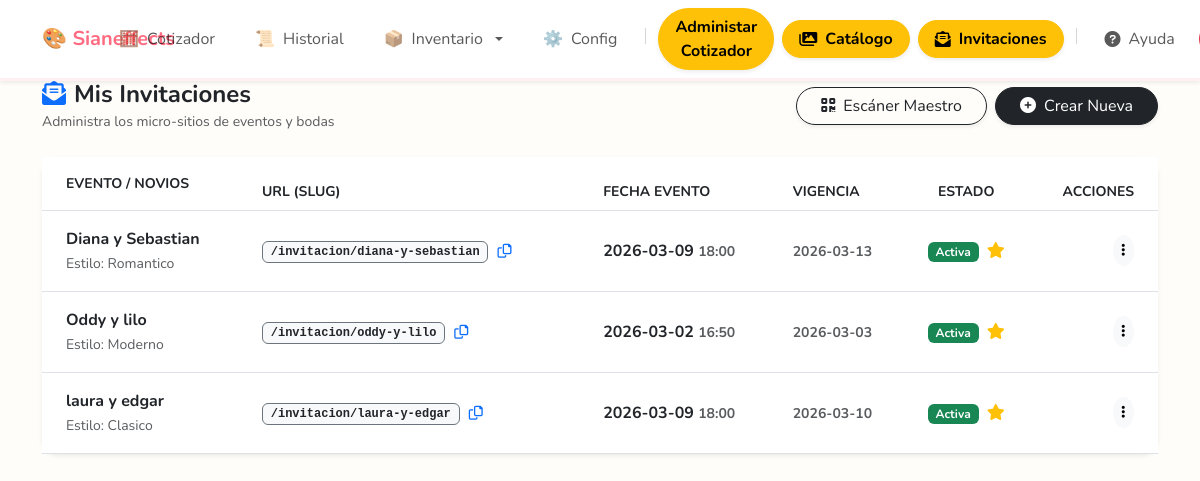
Screenshot of /admin/invitaciones (signed in) with the database file from the repository.
### tables this page shows
CREATE TABLE configuracion (id INTEGER PRIMARY KEY AUTOINCREMENT, user_id INTEGER, margen_ganancia INTEGER DEFAULT 200, nombre_empresa TEXT DEFAULT 'Mi Negocio', slogan TEXT DEFAULT 'Servicios Creativos', website TEXT DEFAULT '', inventario_activo BOOLEAN DEFAULT 0, ticket_bw BOOLEAN DEFAULT 0);

CREATE TABLE invitaciones (id INTEGER PRIMARY KEY AUTOINCREMENT,slug TEXT UNIQUE, config_json TEXT, musica_id INTEGER, fecha_evento DATETIME, vigencia DATETIME, datos_cliente_json TEXT, fotos_json TEXT, estilo_fuente TEXT DEFAULT 'clasico', color_fondo TEXT DEFAULT '#ffffff', url_fondo TEXT, foto_portada_url TEXT, mesas_regalos_json TEXT, dress_code TEXT, hospedaje_json TEXT, album_url TEXT, camara_premium BOOLEAN DEFAULT 0, color_acentos TEXT DEFAULT '#D4AF37', padres_novia TEXT, padres_novio TEXT, padrinos TEXT, frase_final TEXT, template_id TEXT DEFAULT 'clasico', tiene_modulo_invitados BOOLEAN DEFAULT 0, codigo_acceso_cliente TEXT, bloquear_edicion_invitados BOOLEAN DEFAULT 0, estilo_apertura TEXT DEFAULT 'simple', FOREIGN KEY(musica_id) REFERENCES lista_musica(id));

### routes/invitaciones_admin.py (the view)
@invitaciones_bp.route('/admin/invitaciones')
@admin_required
def gestionar_invitaciones():
    conn = get_db_connection()
    try:
        invs_db = conn.execute("SELECT * FROM invitaciones ORDER BY id DESC").fetchall()
        invitaciones = []
        for inv in invs_db:
            inv_dict = dict(inv)
            try:
                inv_dict['datos_cliente'] = json.loads(inv['datos_cliente_json'])
            except:
                inv_dict['datos_cliente'] = {"novios": "Sin Nombre"}
            invitaciones.append(inv_dict)
        hoy = datetime.now().strftime('%Y-%m-%d')
        return render_template('invitaciones/gestionar.html', invitaciones=invitaciones, hoy=hoy)
    except Exception as e:
        flash(f"Error cargando el panel: {str(e)}", "danger")
        return redirect(url_for('admin.dashboard'))
    finally:
        conn.close()

### app.py (called while the page is built)
@app.context_processor
def inject_user_config():
    default_config = {
        'nombre_empresa': 'Cotizador Sianeffects', # O el nombre genérico que quieras
        'slogan': '',
        'website': '',
        'margen_ganancia': 100
    }
    if 'user_id' in session:
        try:
            conn = get_db_connection()
            user_config = conn.execute('SELECT * FROM configuracion WHERE user_id = ?', (session['user_id'],)).fetchone()
            conn.close()
            if user_config:
                return {'config': dict(user_config)}
        except Exception as e:
            print(f"Error inyectando config: {e}")
    return {'config': default_config}

@app.after_request
def add_header(response):
    response.headers["Cache-Control"] = "no-cache, no-store, must-revalidate"
    return response

### db.py (called while the page is built)
def get_db_connection():
    conn = sqlite3.connect(DB_NAME)
    conn.row_factory = sqlite3.Row
    return conn

### helpers.py (called while the page is built, shortened)
def admin_required(f):
    @wraps(f)
    def decorated_function(*args, **kwargs):
        if 'user_id' not in session or session.get('role', 0) < 1:
            flash('Acceso denegado. Se requieren permisos de Administrador.', 'danger')
            return redirect(url_for('main.cotizador'))
        return f(*args, **kwargs)
    return decorated_function

def obtener_alertas(user_id):
    alertas = []
    conn = get_db_connection()
    try:
        config = conn.execute("SELECT inventario_activo FROM configuracion WHERE user_id=?", (user_id,)).fetchone()
        user = conn.execute("SELECT subscription_end, role FROM usuarios WHERE id=?", (user_id,)).fetchone()
    except Exception as e:
        print(f"Error obteniendo alertas: {e}")
    finally:
        conn.close()
    return alertas

### routes/main.py (called while the page is built)
@main_bp.app_context_processor
def inject_notifications():
    if 'user_id' in session:
        return {'notificaciones': obtener_alertas(session['user_id'])}
    return {'notificaciones': []}

### templates/invitaciones/gestionar.html (shortened to what this page needs)
{% extends "layout.html" %}
{% block content %}
<div class="d-flex justify-content-between align-items-center mb-4">
    <div>
        <h4 class="fw-bold m-0 text-dark"><i class="fas fa-envelope-open-text text-primary me-2"></i>Mis Invitaciones
        </h4>
        <small class="text-muted">Administra los micro-sitios de eventos y bodas</small>
    </div>
    <div class="d-flex gap-2">
        <a href="{{ url_for('invitaciones_publicas.scanner_global') }}"
            class="btn btn-outline-dark rounded-pill px-4 shadow-sm">
            <i class="fas fa-qrcode me-2"></i>Escáner Maestro
        </a>
        <a href="{{ url_for('invitaciones_admin.crear_invitacion') }}" class="btn btn-dark rounded-pill px-4 shadow-sm">
            <i class="fas fa-plus-circle me-2"></i>Crear Nueva
        </a>
    </div>
</div>
<div class="card border-0 shadow-sm rounded-4">
    <div class="card-body p-0">
        <div class="table-responsive" style="overflow: visible; min-height: 200px;">
            <table class="table table-hover align-middle mb-0">
                <thead class="bg-light text-muted small text-uppercase">
                    <tr>
                        <th class="ps-4 py-3">Evento / Novios</th>
                        <th>URL (Slug)</th>
                        <th>Fecha Evento</th>
                        <th>Vigencia</th>
                        <th class="text-center">Estado</th>
                        <th class="text-end pe-4">Acciones</th>
                    </tr>
                </thead>
                <tbody>
                    {% for inv in invitaciones %}
                    <tr>
                        <td class="ps-4 py-3">
                            <div class="fw-bold text-dark">{{ inv['datos_cliente']['novios'] }}</div>
                            <small class="text-muted">Estilo: <span class="text-capitalize">{{ inv['estilo_fuente']
                                    }}</span></small>
                        </td>
                        <td>
                            <span class="badge bg-light text-dark border border-secondary font-monospace">
                                /invitacion/{{ inv['slug'] }}
                            </span>
                            <button onclick="copiarLink('{{ request.host_url }}invitacion/{{ inv['slug'] }}')"
                                class="btn btn-sm btn-link text-primary p-0 ms-1" title="Copiar Enlace">
                                <i class="far fa-copy"></i>
                            </button>
                        </td>
                        <td>
                            <div class="fw-bold text-dark">
                                {% if inv['fecha_evento'] %}
                                {{ inv['fecha_evento'][:10] }} <small class="text-muted">{{ inv['fecha_evento'][11:16]
                                    }}</small>
                                {% else %}
                                <span class="text-muted">-</span>
                                {% endif %}
                            </div>
                        </td>
                        <td>
                            <small class="fw-bold text-muted">{{ inv['vigencia'] }}</small>
                        </td>
                        <td class="text-center">
                            {% if inv['vigencia'] >= hoy %}
                            <span class="badge bg-success">Activa</span>
                            {% if inv['camara_premium'] %}
                            <i class="fas fa-star text-warning ms-1" title="Función Premium Activa"></i>
                            {% endif %}
                            {% else %}
                            <span class="badge bg-danger rounded-pill px-3">
                                <i class="fas fa-times-circle me-1"></i>Vencida
                            </span>
                            {% endif %}
                        </td>
                        <td class="text-end pe-4">
                            <div class="dropdown">
                                <button class="btn btn-light btn-sm rounded-circle" type="button"
                                    data-bs-toggle="dropdown">
                                    <i class="fas fa-ellipsis-v"></i>
                                </button>
                            </div>
                        </td>
                    </tr>
                    {% endfor %}
                </tbody>
            </table>
        </div>
    </div>
</div>
{% endblock %}

### templates/layout.html (shortened to what this page needs)
<!doctype html>
<html lang="es">
<head>
    <link href="https://cdn.jsdelivr.net/npm/bootstrap@5.3.0/dist/css/bootstrap.min.css" rel="stylesheet">
    <link rel="stylesheet" href="https://cdnjs.cloudflare.com/ajax/libs/font-awesome/6.0.0/css/all.min.css">
</head>
<body>
    {% block navbar %}
    <nav class="navbar navbar-expand-lg navbar-light bg-white shadow-sm fixed-top navbar-sian">
        <div class="container">
            <a class="navbar-brand fw-bold text-primary me-auto" href="{{ url_for('main.cotizador') }}">
                <span style="color: var(--sian-pink);">🎨 {{ config['nombre_empresa'] }}</span>
            </a>
            <div class="offcanvas offcanvas-start" tabindex="-1" id="miMenuMobile" aria-labelledby="miMenuLabel">
                <div class="offcanvas-body">
                    <ul class="navbar-nav ms-auto gap-2 align-items-lg-center mt-3 mt-lg-0 w-100 justify-content-end">
                        <li class="nav-item">
                            <a class="nav-link d-flex align-items-center justify-content-start justify-content-lg-center gap-2 {% if request.endpoint == 'main.cotizador' %}active fw-bold bg-light border{% endif %} rounded-pill px-3"
                                href="{{ url_for('main.cotizador') }}">🧮 <span>Cotizador</span></a>
                        </li>
                        <li class="nav-item">
                            <a class="nav-link d-flex align-items-center justify-content-start justify-content-lg-center gap-2 {% if request.endpoint == 'main.historial' %}active fw-bold bg-light border{% endif %} rounded-pill px-3"
                                href="{{ url_for('main.historial') }}">📜 <span>Historial</span></a>
                        </li>
                        <li class="nav-item dropdown">
                            <a class="nav-link dropdown-toggle d-flex align-items-center justify-content-start justify-content-lg-center gap-2  rounded-pill px-3"
                                href="#" role="button" data-bs-toggle="dropdown">📦 <span>Inventario</span></a>
                        </li>
                        <li class="nav-item">
                            <a class="nav-link d-flex align-items-center justify-content-start justify-content-lg-center gap-2 {% if request.endpoint == 'main.configuracion' %}active fw-bold bg-light border{% endif %} rounded-pill px-3"
                                href="{{ url_for('main.configuracion') }}">⚙️ <span>Config</span></a>
                        </li>
                        {% if session.get('role', 0) >= 1 %}
                        <li class="nav-item d-none d-lg-block">
                        </li>
                        <li class="nav-item">
                            <a class="btn btn-warning rounded-pill fw-bold w-100 shadow-sm px-3 d-flex align-items-center justify-content-start justify-content-lg-center gap-2"
                                href="{{ url_for('admin.dashboard') }}">
                                <span>Administar Cotizador</span>
                            </a>
                        </li>
                        <li class="nav-item">
                            <a class="btn btn-warning rounded-pill fw-bold w-100 shadow-sm px-3 d-flex align-items-center justify-content-start justify-content-lg-center gap-2"
                                href="{{ url_for('catalogo.admin_categorias') }}">
                                <i class="fas fa-images"></i> <span>Catálogo</span>
                            </a>
                        </li>
                        <li class="nav-item">
                            <a class="btn btn-warning rounded-pill fw-bold w-100 shadow-sm px-3 d-flex align-items-center justify-content-start justify-content-lg-center gap-2"
                                href="{{ url_for('invitaciones_admin.gestionar_invitaciones') }}">
                                <i class="fas fa-envelope-open-text"></i> <span>Invitaciones</span>
                            </a>
                        </li>
                        {% endif %}
                        <li class="nav-item d-none d-lg-block">
                        </li>
                        <li class="nav-item">
                            <a class="nav-link d-flex align-items-center justify-content-start justify-content-lg-center gap-2 px-3"
                                href="{{ url_for('main.ayuda') }}">
                                <i class="fas fa-question-circle"></i> <span>Ayuda</span>
                            </a>
                        </li>
                    </ul>
                </div>
            </div>
        </div>
    </nav>
    {% endblock %}
    <div class="container pb-5">
        {% block content %}{% endblock %}
    </div>
</body>
</body>
</html>

### templates/layout.html (style rules this page uses)
:root { --sian-pink: #ff6b81; --sian-pink-light: #fff0f3; --sian-teal: #2ec4b6; --sian-teal-dark: #1f8c82; --bg-cream: #fffdf9; }
body { font-family: 'Nunito', sans-serif; background-color: var(--bg-cream); padding-top: 80px; color: #555; }
.navbar-sian { background-color: #ffffff; border-bottom: 3px solid var(--sian-pink-light); }
.navbar-brand { font-weight: 800; color: #333 !important; }
@media (min-width: 992px) { .offcanvas { position: static !important; z-index: auto !important; flex-grow: 1 !important; width: auto !important; height: auto !important; visibility: visible !important; background-color: transparent !important; border: 0 !important; transform: none !important; transition: none !important; box-shadow: none !important; } }
@media (min-width: 992px) { .offcanvas-body { padding: 0 !important; overflow: visible !important; display: flex !important; flex-direction: row !important; justify-content: flex-end !important; } }
@media (min-width: 992px) { .navbar-nav { margin-top: 0 !important; } }
@media (min-width: 992px) { .nav-item { width: auto !important; } }

### rows the page displays
configuracion: nombre_empresa "Sianeffects"
invitaciones: datos_cliente.novios "Diana y Sebastian", estilo_fuente "Romantico", slug "diana-y-sebastian", fecha_evento "2026-03-09", fecha_evento "18:00", vigencia "2026-03-13", shows "Activa", camara_premium True (drawn)
invitaciones: datos_cliente.novios "Oddy y lilo", estilo_fuente "Moderno", slug "oddy-y-lilo", fecha_evento "2026-03-02", fecha_evento "16:50", vigencia "2026-03-03", shows "Activa", camara_premium True (drawn)
invitaciones: datos_cliente.novios "laura y edgar", estilo_fuente "Clasico", slug "laura-y-edgar", fecha_evento "2026-03-09", fecha_evento "18:00", vigencia "2026-03-10", shows "Activa", camara_premium True (drawn)
